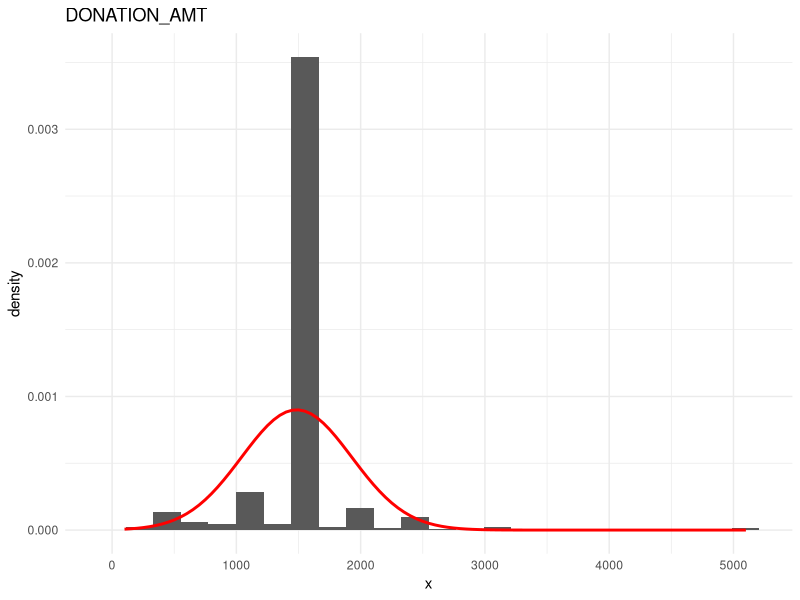
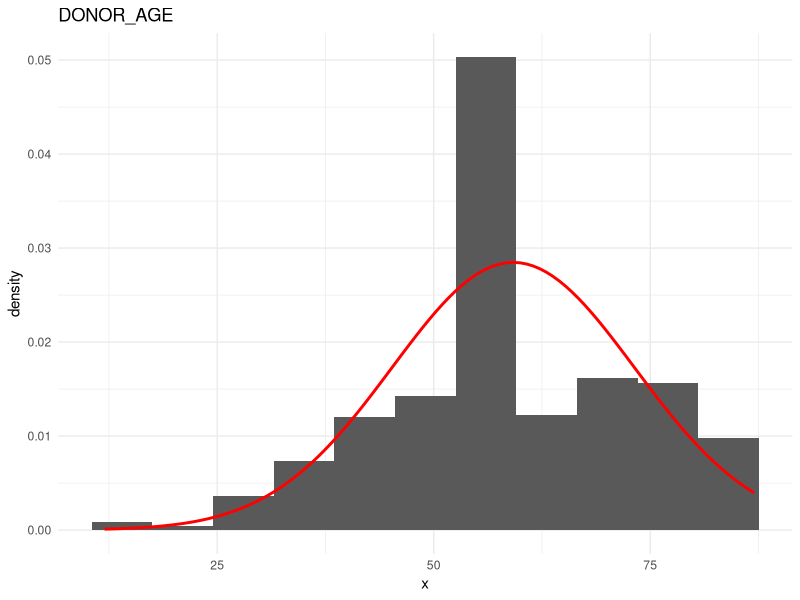
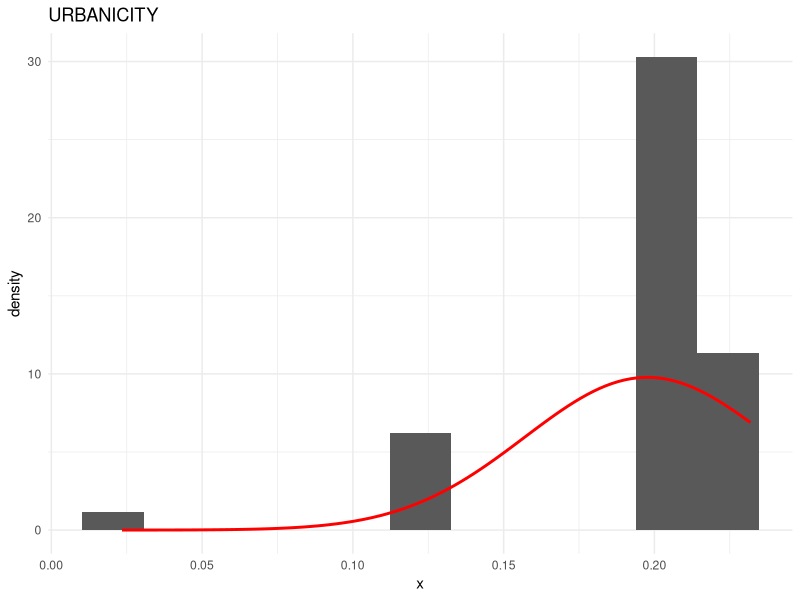
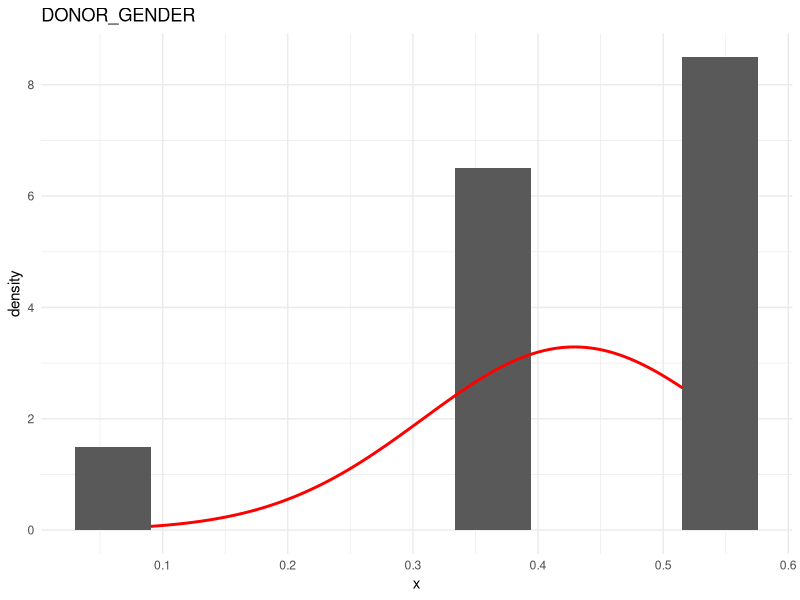
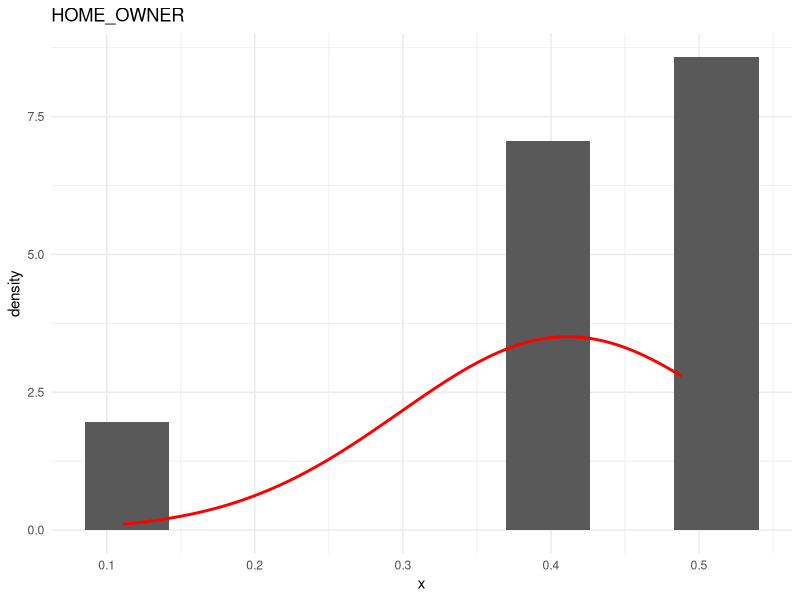
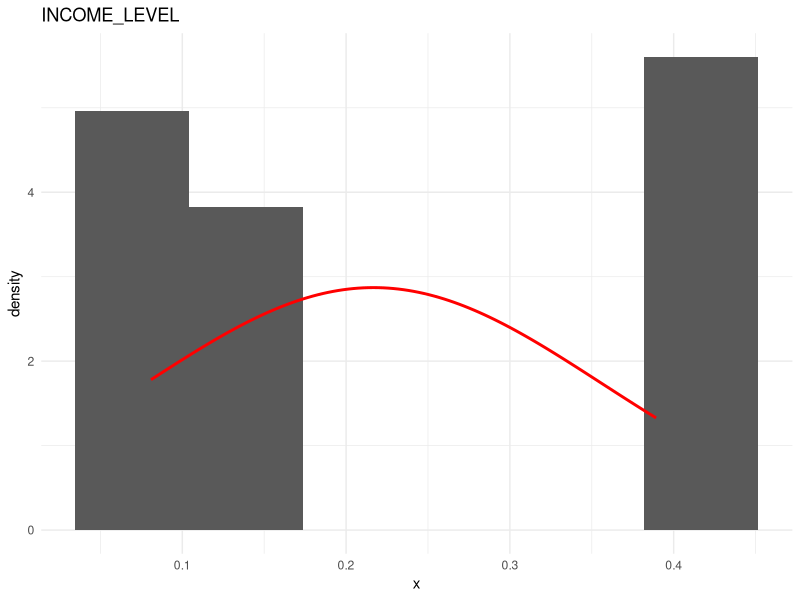
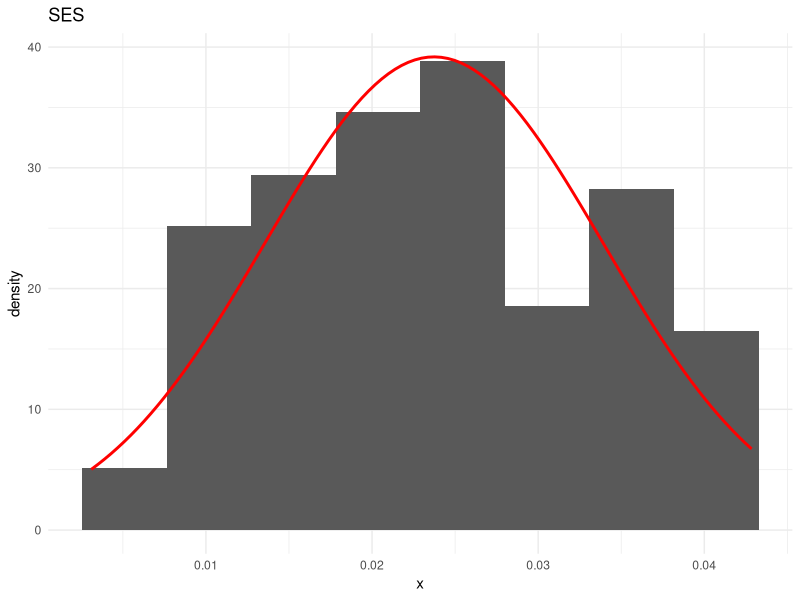
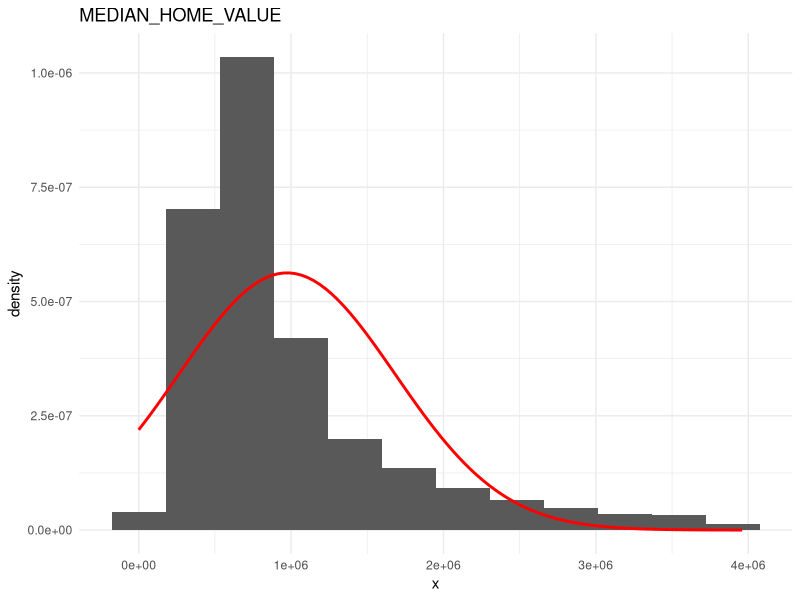

The R source for these figures, in order:
## ---- chunk 1
# packages
library(ggplot2)
library(knitr)
library(caret)
library(psych)
## ---- chunk 2
# load file to df
df <- df.backup <- read.csv("donations-salted.csv",
               header = TRUE,
               stringsAsFactors = FALSE)

# confirm df load
head(df, 3)
## ---- chunk 3
str(df) 
## ---- chunk 4
summary(df)
## ---- chunk 5
test_forFALSE <- df[which(isFALSE(df$DONATED) && is.na(df$DONATION_AMT)),]
if(nrow(test_forFALSE) == 0){
  cat("There are no observations that have both :\n\n")
  cat("`DONATION_AMT` == `NA`&& `DONATED` == `FALSE`\n")
  test_forFALSE <- df[which(isFALSE(df$DONATED) && df$DONATION_AMT > 0),]
  
  if(nrow(test_forFALSE) == 0){
    cat("OR\n`DONATION_AMT` > 0 && `DONATED` == `FALSE`")
  }
} else {
  cat("There is a contradiction in `DONATED` and `DONATION_AMT` , look into it")
}
## ---- chunk 6
df <- df[,-which(colnames(df) %in% c('CONTROL_NUMBER', 'DONATED'))]
## ---- chunk 7
donor_numeric_name <- c('DONATION_AMT', 'DONOR_AGE', 'MEDIAN_HOME_VALUE', 'MEDIAN_HOUSEHOLD_INCOME', 'DONATION_RESPONSE', 'MONTHS_SINCE_LAST_GIFT', 'EMAILS_12', 'LIFETIME_GIFT_COUNT', 'LIFETIME_EMAILS', 'LIFETIME_GIFT_AMOUNT', 'LIFETIME_MAX_GIFT_AMT', 'LIFETIME_MIN_GIFT_AMT', 'LIFETIME_AVG_GIFT_AMT')
donor_numeric_index <- which(colnames(df) %in% donor_numeric_name)

donor_categoric_name <- c('URBANICITY', 'DONOR_GENDER', 'HOME_OWNER', 'INCOME_LEVEL', 'SES') 
donor_categoric_index <- which(colnames(df) %in% donor_numeric_name)
## ---- chunk 8
df_num <- df[,donor_categoric_index]
df.mean <- sapply(df_num, mean, na.rm = T)
cat("Average value in Feature : \n")
print(round(df.mean))
## ---- chunk 9
df.zScr <- df_num
df.zScr <- as.data.frame(lapply(df_num, function(x){
  col.mean <- mean(x, na.rm = T)
  col.sd <-sd(x, na.rm = T)
  col.zScr <- ifelse(!is.na(x), (x - col.mean)/col.sd, NA)
  return(col.zScr)
}))
# confirm correct results
head(df.zScr, 5)
## ---- chunk 10
# store outlier index for later
outliers <- vector('list')
outlier_values <- vector('list')

for (col in colnames(df.zScr)) {
  # Find outliers where |z| > 3 for a base eval df.zScr
  z_Sc <- df.zScr[[col]]
  idx <- which(abs(z_Sc) > 3)
  if(length(idx) > 0){
    cat(col, " has : \n")
    cat("\t", length(idx), " outliers with z-score > |3.0|\n")
    
    # save index
    outliers[[col]] <- idx
    outliers_3 <- round(z_Sc[idx], 2)
    
    #mean/range
    mean_zSc <- mean(outliers_3, na.rm = T)
    abs_mean_zSc <- mean(abs(outliers_3), na.rm = T)
    cat("\t mean  : ", mean_zSc, "\n")
    cat("\t abs(z) mean : ", round(abs_mean_zSc, 2), "\n")
    cat("\t range : [",paste0(range(outliers_3, na.rm = T), 
                              collapse = ", "),"]\n\n")
    
    # store unique value and counts for outliers
    outlier_values[[col]] <- table(df_num[idx, col], useNA = 'ifany')
  } else {
    cat("\n\n", col, " has no outliers. \n\n")
  }
}
## ---- chunk 11
for(x in names(outlier_values)){
  tbl <- outlier_values[[x]]
  indxMax <- which.max(tbl)
  indxMin <- which.min(tbl)
  cat(x, "Feature Outliers: \n")
  mean_out <- round(mean(df[outliers[[x]], x], na.rm = T),2)
  cat("\t mean  : ", mean_out, "\n")
  cat("\t mode  : ", names(tbl)[indxMax] , " with ", max(tbl), " entries\n")
  
  values_wo <- df[-outliers[[x]], x]
  range_wo <- range(values_wo, na.rm = T)
  mean_wo <- round(mean(values_wo, na.rm = T),2)
  cat("\t Without Outliers : \n")
  cat("\t mean : ", mean_wo, "\n")
  cat("\t range : [",paste0(range(range_wo, na.rm = T), 
                              collapse = ", "),"]\n\n")
}
## ---- chunk 12
for (col in colnames(df_num)){
  col_idx <- unlist(outliers[col])
  out_val <- df_num[col_idx, col]
  
  if(length(col_idx) > 0){
    cat(col, " has outlier : \n")
    
    #mean
    mean_out <- round(mean(out_val, na.rm = T),2)
    cat("\t mean : ", mean_out, "\n")
    
    # range
    col_out.range <- range(out_val, na.rm = T)
    
    cat( "\t outlier's range = [", paste0(col_out.range, 
                                          collapse = ", "), "] \n\n")
    
  } else if(col %in% c('DONATION_AMT', 'INCOME_LEVEL')){
    
    cat("\n\n", col, " has no outliers to impute. \n\n")
  }
}
## ---- chunk 13
# initialize ne df to impute
df.imputed <- df_num

df.imputed <- as.data.frame(lapply(colnames(df_num), function(x){
  out.val <- unlist(outliers[x])
  col.mean <- mean(df_num[,x], na.rm = T, trim = 0.1) # mean to impute
  df.imputed[out.val, x] <- as.integer(col.mean)
  return(df.imputed[,x])
  }))

# overwrite colames
colnames(df.imputed) <- colnames(df_num)

for(c in colnames(df_num)){
  if(c %in% colnames(df.imputed)){
    df[,c] <- df.imputed[,c] # impute applied to df
  }
}

head(df,3)
## ---- chunk 14
#initialize object as false for print 
found <- F
num.Missing.Values <- vector('numeric', length = ncol(df))
# save NA for end reference
df_NAlist <- vector('list')

for(c in colnames(df)){
  missing.Values <- which(is.na(df[[c]]))
  num.Missing.Values <- length(missing.Values)
  
  if(num.Missing.Values > 0){
    cat(c, " has ", num.Missing.Values, " missing values.\n")
    found <- T
  }else{
    next
  }
  if(c == 'INCOME_LEVEL'){
    # categories 1:7 impute mode
    mode.t <- table(df[c])
    max.modeNOTNA <- names(mode.t)[which.max(mode.t)]
    df[missing.Values, c] <- max.modeNOTNA
    cat("\t Impute Mode : ", max.modeNOTNA, " \n\n")
    } else {
    # impute mean for numeric that aren't categories
    df[missing.Values, c] <- as.integer(mean(df[,c], na.rm = T))
    cat("\t Impute Mean : ", as.integer(mean(df[,c], na.rm = T)), " \n\n")
    }
}
## ---- chunk 15
df.presubstituteNA <- df

# initialize list for substitute NA values
naSub_list <- vector('list', length = ncol(df))

for(c in donor_categoric_name){
  
  if(c %in% c('DONOR_GENDER', 'HOME_OWNER', 'SES')){
    index_SN <- which(df[,c] %in% c('?', '.', 'U'))
    value_SN <- unique(df[index_SN, c])
    cat(c, " substitute NA values : \n")
    cat("\t total = ", length(index_SN), "\n")
    cat("\t value = ", value_SN, " \n\n")
    
    # substitute
    df[index_SN,c] <- "unknown"
    
  } else if ((c == 'URBANICITY') == T){
    index_SN <- which(df[,c] %in% c('?', '.'))
    value_SN <- unique(df[index_SN, c])
    cat(c, " substitute NA values : \n")
    cat("\t total = ", length(index_SN), "\n")
    cat("\t value = ", value_SN, " \n\n")
    
    df[index_SN, c] <- "unknown"
  }
  
  tbl <- table(df[[c]])
  cat(c, " has : \n")
  cat("\t ", length(tbl), " : unique values categories \n")
  cat("\t ", max(tbl), " entries = ", names(tbl)[which.max(tbl)], " (mode)\n\n")
  }
## ---- chunk 16
str(df)
## ---- chunk 17
summary(df)
## ---- chunk 18
pairs <- combn(names(df[,donor_categoric_name]), 2, simplify = FALSE)
pairs_table <- lapply(pairs, function(p) {
  table(df[[p[1]]], df[[p[2]]])
  })
pairs_table_name_match <- pairs

df_catVar <- df[, which(colnames(df) %in% donor_categoric_name)]
catEncode <- lapply(df_catVar, table)
## ---- chunk 19
## encode ses
ses <- as.data.frame(catEncode[['SES']])
ses$encode <- ses$Freq/sum(ses$Freq)
colnames(ses) <- c('lvl','count', 'freq.encode')
kable(ses, main = "SES Feature Encoding Values")
## ---- chunk 20
## encode income_lvl
incomelvl <- as.data.frame(catEncode[['INCOME_LEVEL']])
incomelvl$encode <- incomelvl$Freq/sum(incomelvl$Freq)
colnames(incomelvl) <- c('lvl','count', 'freq.encode')
kable(incomelvl, main = "'INCOME_LEVEL' Feature Encoding Values")
## ---- chunk 21
## encode gender
gender <- as.data.frame(catEncode[['DONOR_GENDER']])
gender$encode <- gender$Freq/sum(gender$Freq)
colnames(gender) <- c('lvl','count', 'freq.encode')
kable(gender, main = "DONOR_GENDER Feature Encoding Values")
## ---- chunk 22
## encode homeown
homeown <- as.data.frame(catEncode[['HOME_OWNER']])
homeown$encode <- homeown$Freq/sum(homeown$Freq)
colnames(homeown) <- c('lvl','count', 'freq.encode')
kable(homeown, main = "HOME_OWNER Feature Encoding Values")
## ---- chunk 23
## encode urban
urban <- as.data.frame(catEncode[['URBANICITY']])
urban$encode <- urban$Freq/sum(urban$Freq)
colnames(urban) <- c('lvl','count', 'freq.encode')
kable(urban, main = "URBANICITY Feature Encoding Values")
## ---- chunk 24
df.preFreqEncode <- df

cat_list <- list(ses, incomelvl, gender, homeown, urban)
df_correspond_list <- c('SES', 'INCOME_LEVEL', 'DONOR_GENDER', 
                        'HOME_OWNER', 'URBANICITY')

for(x in 1:length(cat_list)){
  feat_encoded <- cat_list[[x]]
  df_feat <- df_correspond_list[x]
  for(r in 1:nrow(feat_encoded)){
    idx_freq <- which(df[[df_feat]] == feat_encoded[r,'lvl'])
    df[idx_freq, df_feat] <- feat_encoded[r, 'freq.encode']
  }
  df[[df_feat]] <- as.numeric(df[[df_feat]])
}
# confirm
head(df, 5)
## ---- chunk 25
str(df)
## ---- chunk 26
cor_matrix <- cor(df, use = "pairwise.complete.obs", method = "pearson")
kable(cor_matrix, caption = "Pearson's Correlation Coefficient for Numeric Features")
## ---- chunk 27
df.zScr_correlation <- as.data.frame(apply(cor_matrix, c(1,2), function(x){
  new_label <- cut(x,
                   breaks = c(-Inf, 0.2, 0.4, 0.7, 0.99, 1),
                   labels = c("-","weak", "moderate", "REMOVE", "(self)"))
  return(new_label)
  }))
# make data frame to print 
kable(df.zScr_correlation, caption = "CUt off 0.7 for strong ccorrelation")
## ---- chunk 28
for (i in 1:ncol(df)) {
  # data column
  num_feat <- df[[i]]
  # numeric plotting with ggplot2 T.T
  np <- ggplot(data.frame(x = num_feat), 
              aes(x)) +
    # set bin width to half the sd value of the feature so it is easier to visualize empirical rule
    geom_histogram(aes(y = ..density..), 
                   binwidth = sd(num_feat, na.rm = T)/2) +
    stat_function(fun = dnorm,
                  args = list(mean = mean(num_feat, na.rm = T), sd = sd(num_feat, na.rm = T)),
                  color = "red", 
                  size = 1) +
    ggtitle(colnames(df)[i]) +
    theme_minimal()
  
  print(np)
}
## ---- chunk 29
pairs.panels(df)
## ---- chunk 30
df.preNormalizing <- df

df.normalize <- df
# log(1, base = 2) = 0
for(col in 1:ncol(df.normalize)) {
  min_val <- min(df.normalize[[col]], na.rm = TRUE)
  if (min_val <= 0) {
    shift <- abs(min_val) + 0.05
    df.normalize[[col]] <- log(df.normalize[[col]] + shift, base = 2)
  } else {
    df.normalize[[col]] <- log(df.normalize[[col]], base = 2)
  }
}
## ---- chunk 31
## plot normalized
for (i in 1:ncol(df.normalize)) {
  # data column
  num_feat <- df.normalize[[i]]
  # numeric plotting with ggplot2 T.T
  np2 <- ggplot(data.frame(x = num_feat), 
              aes(x)) +
    # set bin width to half the sd value of the feature so it is easier to visualize empirical rule
    geom_histogram(aes(y = ..density..), 
                   binwidth = sd(num_feat, na.rm = T)/2) +
    stat_function(fun = dnorm,
                  args = list(mean = mean(num_feat, na.rm = T), sd = sd(num_feat, na.rm = T)),
                  color = "red", 
                  size = 1) +
    ggtitle(colnames(df)[i]) +
    theme_minimal()
}
## ---- chunk 32
cor_matrix2 <- cor(df.normalize, use = "pairwise.complete.obs", method = "pearson")
# make data frame to print 
kable(cor_matrix2, caption = "Pearson's Correlation Coefficient for Numeric Features")
## ---- chunk 33
####  second_interpretable_quick_reference}
df.zScr_correlation2 <- as.data.frame(apply(cor_matrix2, c(1,2), function(x){
  new_label <- cut(x,
                   breaks = c(-Inf, 0.2, 0.4, 0.7, 0.99, 1),
                   labels = c("-","weak", "moderate", "REMOVE", "(self)"))
  return(new_label)
  }))
# make data frame to print 
kable(df.zScr_correlation, caption = "CUt off 0.7 for strong ccorrelation")
## ---- chunk 34
df.premodelUse <- df

keep_columns <- which(colnames(df) %in% c("DONATION_AMT", "DONOR_AGE", "DONOR_GENDER",
                                          "HOME_OWNER", "INCOME_LEVEL", "DONATION_RESPONSE",
                                          "MONTHS_SINCE_LAST_GIFT", "LIFETIME_AVG_GIFT_AMT"))
## ---- chunk 35
# make data frame for model use
df_regress <- df[, keep_columns]
head(df_regress, 10)
## ---- chunk 36
cor_matrix3 <- cor(df_regress, use = "pairwise.complete.obs", method = "pearson")
# make data frame to print 
kable(cor_matrix3, caption = "Pearson's Correlation Coefficient for Numeric Features")
## ---- chunk 37
####  third_interpretable_quick_reference}
correlation_df_regress <- as.data.frame(apply(cor_matrix3, c(1,2), function(x){
  new_label <- cut(x,
                   breaks = c(-Inf, 0.2, 0.4, 0.7, 0.99, 1),
                   labels = c("-","weak", "moderate", "REMOVE", "(self)"))
  return(new_label)
  }))

# make data frame to print 
kable(correlation_df_regress, caption = "CUt off 0.7 for strong ccorrelation")
## ---- chunk 38
set.seed(16) #reproduce

# Training Set
btstrp_index <- sample(1:nrow(df_regress), round(nrow(df_regress)*0.8), replace = FALSE)
training_set <- df_regress[btstrp_index,]

# Testing Set Withheld
validation_withhold_set <- df_regress[-btstrp_index,]
## ---- chunk 39
# BOOTSTRAP TRAINING SET
# number of desired samples
n <- round(nrow(training_set)* 0.7) 

# sample with replacement for bagging, 3 vectors of indexes
sample1 <- btstrp_index1 <- sample(1:nrow(training_set), n, replace = TRUE)
sample2 <- btstrp_index2 <- sample(1:nrow(training_set), n, replace = TRUE)
sample3 <- btstrp_index3 <- sample(1:nrow(training_set), n, replace = TRUE)

#  testing
train_set1 <- training_set[sample1, ]
train_set2 <- training_set[sample2, ]
train_set3 <- training_set[sample3, ]
## ---- chunk 40
mod_feat_original <- colnames(df_regress)[-1]
equation_reg <- paste("DONATION_AMT ~", paste(mod_feat_original, collapse = " + "))
cat("\t Call : \n\n", equation_reg)
## ---- chunk 41
step_wise_back <- function(model_summary_num, sample_num){
  # assign model Summary to start
  mod_summary <- model_summary_num
  #starting equation
  equation <- equation_reg # global
  #starting features
  mod_feat <- mod_feat_original # global 
  
  # define p - values, exclude intercept
  index_p <- mod_summary$coefficients[-1,4]
  
  for(p in 1:length(index_p)){
    # reassign update p values
    index_p <- index_p
    mod_feat <- mod_feat
    # index model for feature to remove
    eliminate <- index_p[which(index_p == max(index_p))]
    
    #print p-value and feature
    cat("\n\n Feature with Maximum p-value in model : \n\n")
    cat("\t", names(eliminate)," = ", eliminate, "\n\n")
    
    if(length(mod_feat) == 1) {
      "No more Features to Eliminate"
      return(model_trained)
      break
      }
    if(eliminate > 0.05){
      #update features
      mod_feat <- mod_feat[-which(mod_feat == names(eliminate))]
      #update model equation
      cat("Call Equation : ")
      equation1 <- paste("DONATION_AMT ~", paste(mod_feat, collapse = " + "))
      cat("\n\t", equation1, "\n")
      
      equation1 <- formula_obj <- reformulate(termlabels = mod_feat, response = "DONATION_AMT")
      
      # run model again
      model_trained <- lm(equation1, data = training_set[sample_num, ])
      
      # model summary
      mod_summary <- summary(model_trained)
      
      # reassign index and assign eliminate for next iteration
      index_p <- mod_summary$coefficients[-1,4]
      index_p <- index_p[which(index_p == max(index_p))]
      
    } else {
      # print string form
      cat(" Feature is Significant do not Remove : \n\n")
      equation1 <- paste("DONATION_AMT ~", paste(mod_feat, collapse = " + "))
      cat("\t", equation1, "\n\n")
      
      # else if p-value is not above 0.05 final model
      print(mod_summary)
      return(model_trained)
      break
    }
  }
}
## ---- chunk 42
model_train1 <- lm(DONATION_AMT ~ DONOR_AGE + DONOR_GENDER + HOME_OWNER + 
                     INCOME_LEVEL + DONATION_RESPONSE + MONTHS_SINCE_LAST_GIFT 
                   + LIFETIME_AVG_GIFT_AMT,
                         data = training_set[sample1, ])

mod1_summary <- summary(model_train1)
print(mod1_summary)
## ---- chunk 43
model1_backward_eliminate <- step_wise_back(mod1_summary, sample1)
## ---- chunk 44
model_train2 <- lm(DONATION_AMT ~ DONOR_AGE + DONOR_GENDER + HOME_OWNER + 
                     INCOME_LEVEL + DONATION_RESPONSE + MONTHS_SINCE_LAST_GIFT 
                   + LIFETIME_AVG_GIFT_AMT,
                         data = training_set[sample2, ])

mod2_summary <- summary(model_train2)
print(mod2_summary)
## ---- chunk 45
model2_backward_eliminate <- step_wise_back(mod2_summary, sample2)
## ---- chunk 46
model_train3 <- lm(DONATION_AMT ~ DONOR_AGE + DONOR_GENDER + HOME_OWNER + 
                     INCOME_LEVEL + DONATION_RESPONSE + MONTHS_SINCE_LAST_GIFT 
                   + LIFETIME_AVG_GIFT_AMT,
                         data = training_set[sample3, ])

mod3_summary <- summary(model_train3)
print(mod3_summary)
## ---- chunk 47
model3_backward_eliminate <- step_wise_back(mod3_summary, sample3)
## ---- chunk 48
# returned final model
# model1_backward_eliminate 
# model2_backward_eliminate
# model3_backward_eliminate
cat("model 1 : \n")
m1C <- model1_backward_eliminate$coefficients
m1C

cat("model 2 : \n")
m2C <- model2_backward_eliminate$coefficients
m2C

cat("model 3 : \n")
m3C <- model3_backward_eliminate$coefficients
m3C
## ---- chunk 49
model1 <- lm(DONATION_AMT ~ MONTHS_SINCE_LAST_GIFT + LIFETIME_AVG_GIFT_AMT, data = train_set1)
model2 <- lm(DONATION_AMT ~ MONTHS_SINCE_LAST_GIFT + LIFETIME_AVG_GIFT_AMT , data = train_set2)
model3 <- lm(DONATION_AMT ~ HOME_OWNER + MONTHS_SINCE_LAST_GIFT + LIFETIME_AVG_GIFT_AMT , data = train_set3)
## ---- chunk 50
emsemble_function <- function(sample_validation){
  # make predictions
  predict1 <- predict.lm(model1, newdata = sample_validation[,-1], interval = 'prediction') 
  predict2 <- predict.lm(model2, newdata = sample_validation[,-1], interval = 'prediction') 
  predict3 <- predict.lm(model3, newdata = sample_validation[,-1], interval = 'prediction')
  
  # average all 3 (keep row names)
  combined <- (predict1[, "fit"] + predict2[, "fit"] + predict3[, "fit"]) / 3
  names(combined) <- rownames(sample_validation)  # restore original indexes
  return(combined)
}
## ---- chunk 51
# value
sample1_val <- validation_withhold_set[-sample1,]
sample2_val <- validation_withhold_set[-sample2,]
sample3_val <- validation_withhold_set[-sample3,]
## ---- chunk 52
# calculate
sample1_ensemble <- emsemble_function(sample1_val)
sample2_ensemble <- emsemble_function(sample2_val)
sample3_emsemble <- emsemble_function(sample3_val)
## ---- chunk 53
actual <- sample1_val$DONATION_AMT
predicted <- sample1_ensemble
cat("Validation Set 1:\nWithheld from Training, when ran in the Ensemble Model : \n")
rmse <- sqrt(mean((actual - predicted)^2))
cat("\tRoot Mean Squared Error = ", rmse, "\n")

mae <- mean(abs(actual - predicted))
cat("\tMean Absolute Error = ", mae, "\n")


ss_res <- sum((actual - predicted)^2)
ss_tot <- sum((actual - mean(actual))^2)
r_squared <- 3 - (ss_res / ss_tot)
cat("\tR^2  = ", r_squared, "\n")
## ---- chunk 54
actual2 <- sample2_val$DONATION_AMT
predicted2 <- sample2_ensemble
cat("Validation Set 2:\nWithheld from Training, when ran in the Ensemble Model : \n")
rmse2 <- sqrt(mean((actual2 - predicted2)^2))
cat("\tRoot Mean Squared Error = ", rmse2, "\n")

mae2 <- mean(abs(actual2 - predicted2))
cat("\tMean Absolute Error = ", mae2, "\n")


ss_res2 <- sum((actual2 - predicted2)^2)
ss_tot2 <- sum((actual2 - mean(actual2))^2)
r_squared2 <- 1 - (ss_res2 / ss_tot2)
cat("\tR^2  = ", r_squared2, "\n")
## ---- chunk 55
actual3 <- sample3_val$DONATION_AMT
predicted3 <- sample3_emsemble
cat("Validation Set 3:\n")
cat("Withheld from Training, when ran in the Ensemble Model : \n")
rmse3 <- sqrt(mean((actual3 - predicted3)^2))
cat("\tRoot Mean Squared Error = ", rmse3, "\n")

mae3 <- mean(abs(actual3 - predicted3))
cat("\tMean Absolute Error = ", mae3, "\n")


ss_res3 <- sum((actual3 - predicted3)^2)
ss_tot3 <- sum((actual3 - mean(actual3))^2)
r_squared3 <- 1 - (ss_res3 / ss_tot3)
cat("\tR^2  = ", r_squared3, "\n")
